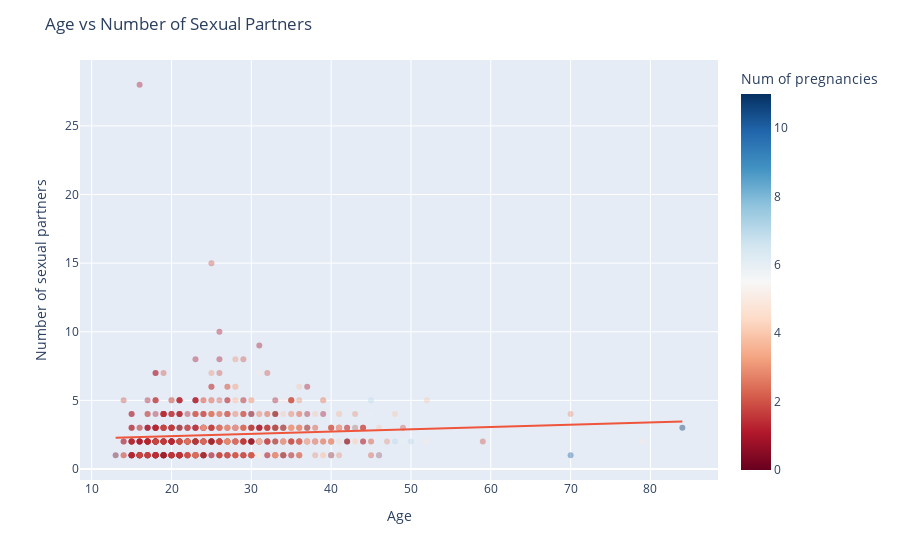

The notebook cell saved with this chart:
### Markdown cell above
From the scatterplot, it is seen that the number of sexual partners have remained consistent throught out differing age ranges.

### Code cell
age_num_sex_partners = px.scatter(risk_factor_df, x="Age",
                                  y="Number of sexual partners",
                                  trendline="ols",
                                  opacity=0.4,
                                  color="Num of pregnancies",
                                  color_continuous_scale="rdbu",)
age_num_sex_partners.update_layout(title="Age vs Number of Sexual Partners")
age_num_sex_partners.show()

### Figure 1 — Plotly figure (JSON) as saved in the notebook; plotly's stock layout.template omitted (floating-point values rounded to 4 significant figures; data arrays with more than 128 entries replaced by an {"elided": "..."} marker saying what was removed)
{"data": [{"hovertemplate": "Age=%{x}<br>Number of sexual partners=%{y}<br>Num of pregnancies=%{marker.color}<extra></extra>", "legendgroup": "", "marker": {"color": {"elided": "858 int values"}, "coloraxis": "coloraxis", "opacity": 0.4, "symbol": "circle"}, "mode": "markers", "name": "", "orientation": "v", "showlegend": false, "type": "scatter", "x": {"elided": "858 int values"}, "xaxis": "x", "y": {"elided": "858 int values"}, "yaxis": "y"}, {"hovertemplate": "<b>OLS trendline</b><br>Number of sexual partners = 0.0166396 * Age + 2.06537<br>R<sup>2</sup>=0.007391<br><br>Age=%{x}<br>Number of sexual partners=%{y} <b>(trend)</b><extra></extra>", "legendgroup": "", "marker": {"symbol": "circle"}, "mode": "lines", "name": "", "showlegend": false, "type": "scatter", "x": {"elided": "858 int values"}, "xaxis": "x", "y": {"elided": "858 float values"}, "yaxis": "y"}], "layout": {"coloraxis": {"colorbar": {"title": {"text": "Num of pregnancies"}}, "colorscale": [[0, "rgb(103,0,31)"], [0.1, "rgb(178,24,43)"], [0.2, "rgb(214,96,77)"], [0.3, "rgb(244,165,130)"], [0.4, "rgb(253,219,199)"], [0.5, "rgb(247,247,247)"], [0.6, "rgb(209,229,240)"], [0.7, "rgb(146,197,222)"], [0.8, "rgb(67,147,195)"], [0.9, "rgb(33,102,172)"], [1, "rgb(5,48,97)"]]}, "legend": {"tracegroupgap": 0}, "margin": {"t": 60}, "title": {"text": "Age vs Number of Sexual Partners"}, "xaxis": {"anchor": "y", "domain": [0, 1], "title": {"text": "Age"}}, "yaxis": {"anchor": "x", "domain": [0, 1], "title": {"text": "Number of sexual partners"}}}}
